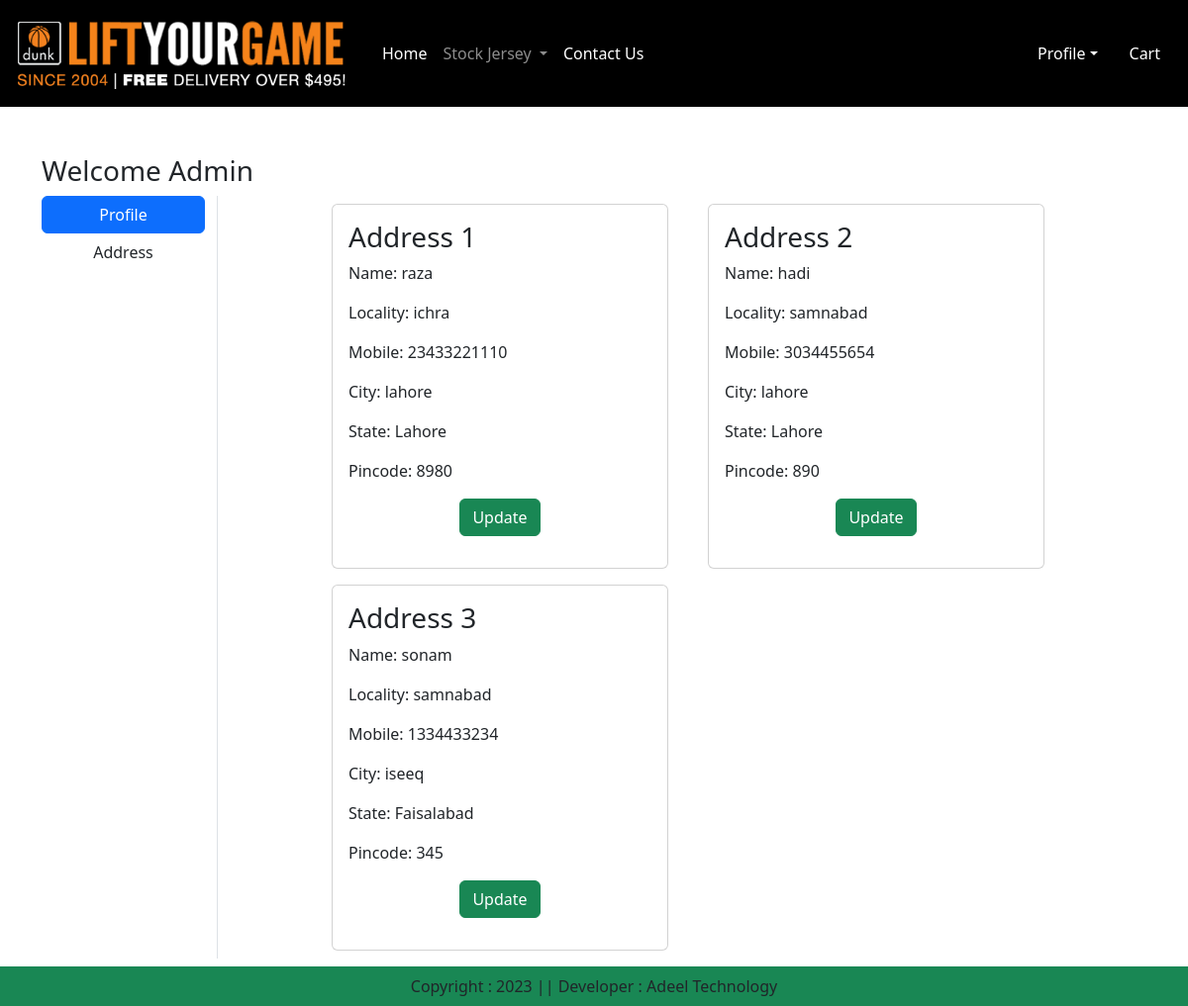
Page /address/ (signed in) on the earlier database version.
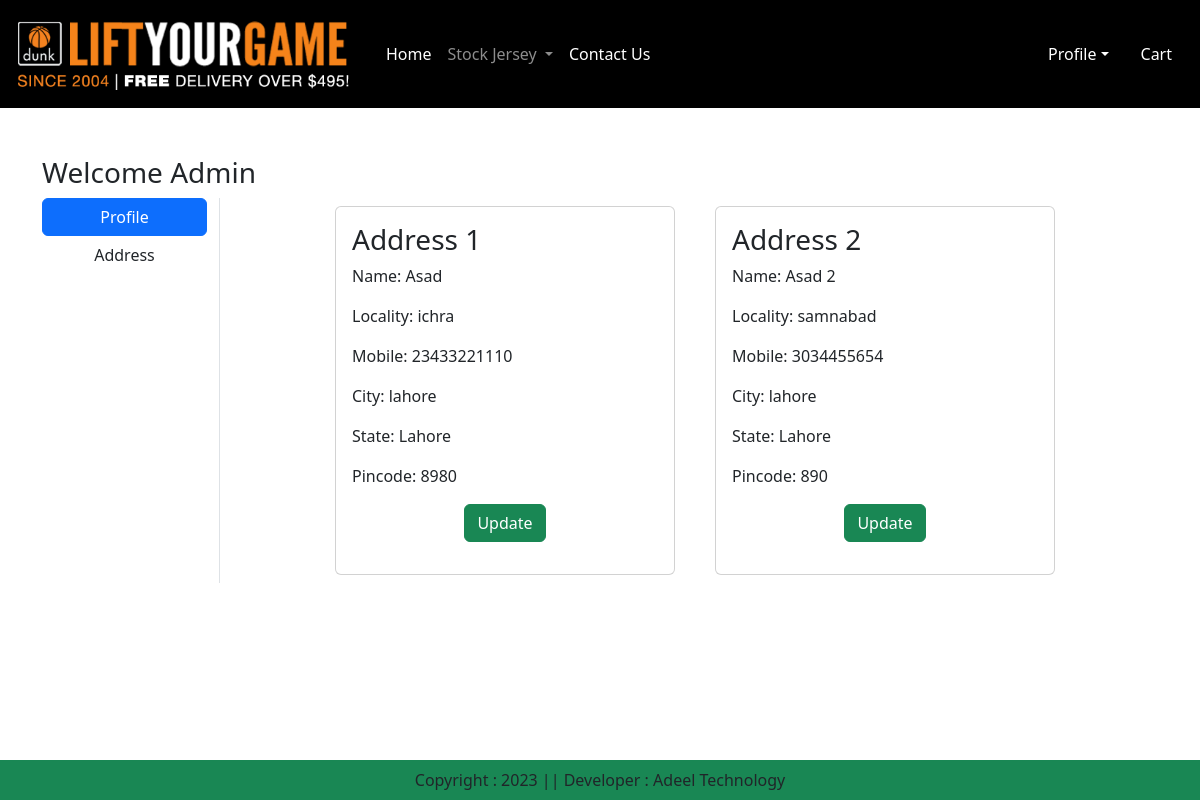
Same page on the later database version.
### app/models.py (models this page shows, shortened)
class Customer(models.Model):
    user = models.ForeignKey(User,on_delete=models.CASCADE)
    name = models.CharField(max_length=200)
    locality = models.CharField(max_length=200)
    city = models.CharField(max_length=200)
    mobile = models.IntegerField(default=0)
    zipcode = models.IntegerField()
    state = models.CharField(choices=STATE_CHOICES,max_length=100)

### app/views.py (the view)
# urls.py: path('address/',views.address, name='address'),
@login_required
def address(request):
    totalitem = 0
    if request.user.is_authenticated:
       totalitem = len(Cart.objects.filter(user=request.user))
    add = Customer.objects.filter(user=request.user)
    add = Customer.objects.filter(user=request.user)
    return render(request,'app/address.html',locals())

### app/templates/app/address.html (shortened to what this page needs)
{% extends 'app/base.html' %}
{% load static %}
{% block main-content %}
<div class="container my-5">
    <div class="row">
     <h3>Welcome <span class="text-capitalize">{{request.user}}</span></h3>
            <div class="col-sm-2 border-end">
                <ul class="list-unstyled">
                    <li class="d-grid"><a href="{% url 'profile' %}" class="btn btn-primary">Profile</a></li>
                    <li class="d-grid"><a href="{% url 'address' %}" class="btn ">Address</a></li>
                </ul>
            </div>
            <div class="col-sm-8 offset-sm-1">
                <div class="row">
                    {% for ad in add %}
                    <div class="col-sm-6">
                        <div class="card m-2">
                            <div class="card-body">
                                <h3>Address {{forloop.counter}}</h3>
                                <p>Name: {{ad.name}}</p>
                                <p>Locality: {{ad.locality}}</p>
                                <p>Mobile: {{ad.mobile}}</p>
                                <p>City: {{ad.city}}</p>
                                <p>State: {{ad.state}}</p>
                                <p>Pincode: {{ad.zipcode}}</p>
                                <p class="text-center"> <a href="{% url 'updateAddress' pk=ad.id %}" type="button" class="btn
                                    btn-success">Update</a> </p>
                            </div>
                        </div>
                    </div>
                    {% endfor %}
                </div>
            </div>
    </div>
</div>
{% endblock main-content %}

Differences in the rows shown:
removed Customer: name "sonam", locality "samnabad", mobile "1334433234", city "iseeq", state "Faisalabad", zipcode "345"
changed Customer "ichra": name "raza" → "Asad"
changed Customer "samnabad": name "hadi" → "Asad 2"
